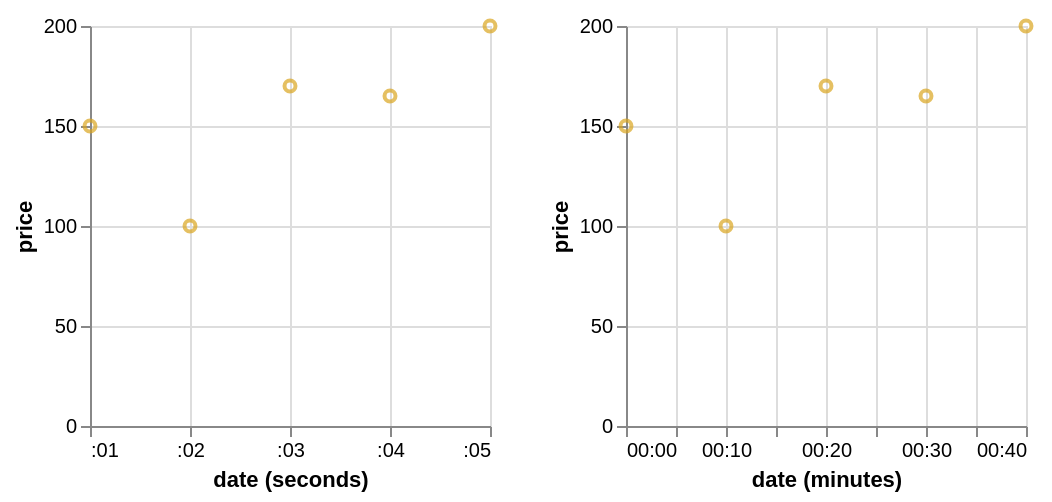

Vega-Lite specification stored for this chart:
### Vega specification from a JSON file in a GitHub repository (floating-point values rounded to 4 significant figures)
{"$schema": "https://vega.github.io/schema/vega/v5.json", "background": "white", "padding": 5, "height": 200, "data": [{"name": "brush_store"}, {"name": "source_0", "values": [{"date": "Sun, 01 Jan 2012 23:00:01", "price": 150}, {"date": "Sun, 02 Jan 2012 00:10:02", "price": 100}, {"date": "Sun, 02 Jan 2012 01:20:03", "price": 170}, {"date": "Sun, 02 Jan 2012 02:30:04", "price": 165}, {"date": "Sun, 02 Jan 2012 03:40:05", "price": 200}]}, {"name": "data_0", "source": "source_0", "transform": [{"type": "formula", "expr": "toDate(datum[\"date\"])", "as": "date"}, {"field": "date", "type": "timeunit", "units": ["seconds"], "as": ["seconds_date", "seconds_date_end"]}]}, {"name": "data_1", "source": "data_0", "transform": [{"type": "filter", "expr": "!(length(data(\"brush_store\"))) || (vlSelectionTest(\"brush_store\", datum))"}, {"field": "date", "type": "timeunit", "units": ["minutes"], "as": ["minutes_date", "minutes_date_end"]}, {"type": "filter", "expr": "(isDate(datum[\"minutes_date\"]) || (isValid(datum[\"minutes_date\"]) && isFinite(+datum[\"minutes_date\"]))) && isValid(datum[\"price\"]) && isFinite(+datum[\"price\"])"}]}, {"name": "data_2", "source": "data_0", "transform": [{"type": "filter", "expr": "(isDate(datum[\"seconds_date\"]) || (isValid(datum[\"seconds_date\"]) && isFinite(+datum[\"seconds_date\"]))) && isValid(datum[\"price\"]) && isFinite(+datum[\"price\"])"}]}], "signals": [{"name": "childWidth", "value": 200}, {"name": "unit", "value": {}, "on": [{"events": "mousemove", "update": "isTuple(group()) ? group() : unit"}]}, {"name": "brush", "update": "vlSelectionResolve(\"brush_store\", \"union\")"}], "layout": {"padding": 20, "bounds": "full", "align": "each"}, "marks": [{"type": "group", "name": "concat_0_group", "style": "cell", "encode": {"update": {"width": {"signal": "childWidth"}, "height": {"signal": "height"}}}, "signals": [{"name": "brush_x", "value": [], "on": [{"events": {"source": "scope", "type": "mousedown", "filter": ["!event.item || event.item.mark.name !== \"brush_brush\""]}, "update": "[x(unit), x(unit)]"}, {"events": {"source": "window", "type": "mousemove", "consume": true, "between": [{"source": "scope", "type": "mousedown", "filter": ["!event.item || event.item.mark.name !== \"brush_brush\""]}, {"source": "window", "type": "mouseup"}]}, "update": "[brush_x[0], clamp(x(unit), 0, childWidth)]"}, {"events": {"signal": "brush_scale_trigger"}, "update": "[scale(\"concat_0_x\", brush_seconds_date[0]), scale(\"concat_0_x\", brush_seconds_date[1])]"}, {"events": {"signal": "brush_translate_delta"}, "update": "clampRange(panLinear(brush_translate_anchor.extent_x, brush_translate_delta.x / span(brush_translate_anchor.extent_x)), 0, childWidth)"}, {"events": {"signal": "brush_zoom_delta"}, "update": "clampRange(zoomLinear(brush_x, brush_zoom_anchor.x, brush_zoom_delta), 0, childWidth)"}, {"events": [{"source": "scope", "type": "dblclick"}], "update": "[0, 0]"}]}, {"name": "brush_seconds_date", "on": [{"events": {"signal": "brush_x"}, "update": "brush_x[0] === brush_x[1] ? null : invert(\"concat_0_x\", brush_x)"}]}, {"name": "brush_scale_trigger", "value": {}, "on": [{"events": [{"scale": "concat_0_x"}], "update": "(!isArray(brush_seconds_date) || (+invert(\"concat_0_x\", brush_x)[0] === +brush_seconds_date[0] && +invert(\"concat_0_x\", brush_x)[1] === +brush_seconds_date[1])) ? brush_scale_trigger : {}"}]}, {"name": "brush_tuple", "on": [{"events": [{"signal": "brush_seconds_date"}], "update": "brush_seconds_date ? {unit: \"concat_0\", fields: brush_tuple_fields, values: [brush_seconds_date]} : null"}]}, {"name": "brush_tuple_fields", "value": [{"field": "seconds_date", "channel": "x", "type": "R"}]}, {"name": "brush_translate_anchor", "value": {}, "on": [{"events": [{"source": "scope", "type": "mousedown", "markname": "brush_brush"}], "update": "{x: x(unit), y: y(unit), extent_x: slice(brush_x)}"}]}, {"name": "brush_translate_delta", "value": {}, "on": [{"events": [{"source": "window", "type": "mousemove", "consume": true, "between": [{"source": "scope", "type": "mousedown", "markname": "brush_brush"}, {"source": "window", "type": "mouseup"}]}], "update": "{x: brush_translate_anchor.x - x(unit), y: brush_translate_anchor.y - y(unit)}"}]}, {"name": "brush_zoom_anchor", "on": [{"events": [{"source": "scope", "type": "wheel", "consume": true, "markname": "brush_brush"}], "update": "{x: x(unit), y: y(unit)}"}]}, {"name": "brush_zoom_delta", "on": [{"events": [{"source": "scope", "type": "wheel", "consume": true, "markname": "brush_brush"}], "force": true, "update": "pow(1.001, event.deltaY * pow(16, event.deltaMode))"}]}, {"name": "brush_modify", "on": [{"events": {"signal": "brush_tuple"}, "update": "modify(\"brush_store\", brush_tuple, true)"}]}], "marks": [{"name": "brush_brush_bg", "type": "rect", "clip": true, "encode": {"enter": {"fill": {"value": "#333"}, "fillOpacity": {"value": 0.125}}, "update": {"x": [{"test": "data(\"brush_store\").length && data(\"brush_store\")[0].unit === \"concat_0\"", "signal": "brush_x[0]"}, {"value": 0}], "y": [{"test": "data(\"brush_store\").length && data(\"brush_store\")[0].unit === \"concat_0\"", "value": 0}, {"value": 0}], "x2": [{"test": "data(\"brush_store\").length && data(\"brush_store\")[0].unit === \"concat_0\"", "signal": "brush_x[1]"}, {"value": 0}], "y2": [{"test": "data(\"brush_store\").length && data(\"brush_store\")[0].unit === \"concat_0\"", "field": {"group": "height"}}, {"value": 0}]}}}, {"name": "concat_0_marks", "type": "symbol", "style": ["point"], "interactive": true, "from": {"data": "data_2"}, "encode": {"update": {"opacity": {"value": 0.7}, "fill": {"value": "transparent"}, "stroke": [{"test": "!(length(data(\"brush_store\"))) || (vlSelectionTest(\"brush_store\", datum))", "value": "goldenrod"}, {"value": "steelblue"}], "x": {"scale": "concat_0_x", "field": "seconds_date"}, "y": {"scale": "concat_0_y", "field": "price"}}}}, {"name": "brush_brush", "type": "rect", "clip": true, "encode": {"enter": {"fill": {"value": "transparent"}}, "update": {"x": [{"test": "data(\"brush_store\").length && data(\"brush_store\")[0].unit === \"concat_0\"", "signal": "brush_x[0]"}, {"value": 0}], "y": [{"test": "data(\"brush_store\").length && data(\"brush_store\")[0].unit === \"concat_0\"", "value": 0}, {"value": 0}], "x2": [{"test": "data(\"brush_store\").length && data(\"brush_store\")[0].unit === \"concat_0\"", "signal": "brush_x[1]"}, {"value": 0}], "y2": [{"test": "data(\"brush_store\").length && data(\"brush_store\")[0].unit === \"concat_0\"", "field": {"group": "height"}}, {"value": 0}], "stroke": [{"test": "brush_x[0] !== brush_x[1]", "value": "white"}, {"value": null}]}}}], "axes": [{"scale": "concat_0_x", "orient": "bottom", "gridScale": "concat_0_y", "grid": true, "tickCount": {"signal": "ceil(childWidth/40)"}, "domain": false, "labels": false, "maxExtent": 0, "minExtent": 0, "ticks": false, "zindex": 0}, {"scale": "concat_0_y", "orient": "left", "gridScale": "concat_0_x", "grid": true, "tickCount": {"signal": "ceil(height/40)"}, "domain": false, "labels": false, "maxExtent": 0, "minExtent": 0, "ticks": false, "zindex": 0}, {"scale": "concat_0_x", "orient": "bottom", "grid": false, "title": "date (seconds)", "format": {"signal": "timeUnitSpecifier([\"seconds\"], {\"year-month\":\"%b %Y \",\"year-month-date\":\"%b %d, %Y \"})"}, "labelFlush": true, "labelOverlap": true, "tickCount": {"signal": "ceil(childWidth/40)"}, "zindex": 0}, {"scale": "concat_0_y", "orient": "left", "grid": false, "title": "price", "labelOverlap": true, "tickCount": {"signal": "ceil(height/40)"}, "zindex": 0}]}, {"type": "group", "name": "concat_1_group", "style": "cell", "encode": {"update": {"width": {"signal": "childWidth"}, "height": {"signal": "height"}}}, "marks": [{"name": "concat_1_marks", "type": "symbol", "style": ["point"], "interactive": false, "from": {"data": "data_1"}, "encode": {"update": {"opacity": {"value": 0.7}, "fill": {"value": "transparent"}, "stroke": {"value": "goldenrod"}, "x": {"scale": "concat_1_x", "field": "minutes_date"}, "y": {"scale": "concat_1_y", "field": "price"}}}}], "axes": [{"scale": "concat_1_x", "orient": "bottom", "gridScale": "concat_1_y", "grid": true, "tickCount": {"signal": "ceil(childWidth/40)"}, "domain": false, "labels": false, "maxExtent": 0, "minExtent": 0, "ticks": false, "zindex": 0}, {"scale": "concat_1_y", "orient": "left", "gridScale": "concat_1_x", "grid": true, "tickCount": {"signal": "ceil(height/40)"}, "domain": false, "labels": false, "maxExtent": 0, "minExtent": 0, "ticks": false, "zindex": 0}, {"scale": "concat_1_x", "orient": "bottom", "grid": false, "title": "date (minutes)", "format": {"signal": "timeUnitSpecifier([\"minutes\"], {\"year-month\":\"%b %Y \",\"year-month-date\":\"%b %d, %Y \"})"}, "labelFlush": true, "labelOverlap": true, "tickCount": {"signal": "ceil(childWidth/40)"}, "zindex": 0}, {"scale": "concat_1_y", "orient": "left", "grid": false, "title": "price", "labelOverlap": true, "tickCount": {"signal": "ceil(height/40)"}, "zindex": 0}]}], "scales": [{"name": "concat_0_x", "type": "time", "domain": {"data": "data_2", "field": "seconds_date"}, "range": [0, {"signal": "childWidth"}]}, {"name": "concat_0_y", "type": "linear", "domain": {"data": "data_2", "field": "price"}, "range": [{"signal": "height"}, 0], "nice": true, "zero": true}, {"name": "concat_1_x", "type": "time", "domain": {"data": "data_1", "field": "minutes_date"}, "range": [0, {"signal": "childWidth"}]}, {"name": "concat_1_y", "type": "linear", "domain": {"data": "data_1", "field": "price"}, "range": [{"signal": "height"}, 0], "nice": true, "zero": true}]}
